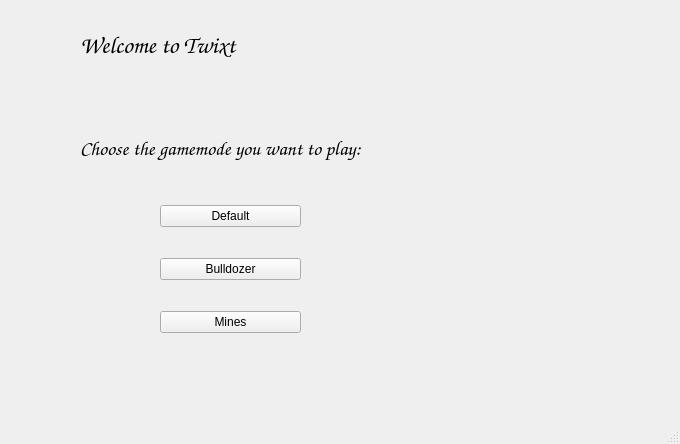
<?xml version="1.0" encoding="UTF-8"?>
<ui version="4.0">
 <class>MainWindow</class>
 <widget class="QMainWindow" name="MainWindow">
  <property name="geometry">
   <rect>
    <x>0</x>
    <y>0</y>
    <width>680</width>
    <height>444</height>
   </rect>
  </property>
  <property name="windowTitle">
   <string>MainWindow</string>
  </property>
  <widget class="QWidget" name="centralwidget">
   <widget class="QWidget" name="verticalLayoutWidget">
    <property name="geometry">
     <rect>
      <x>80</x>
      <y>30</y>
      <width>369</width>
      <height>131</height>
     </rect>
    </property>
    <layout class="QVBoxLayout" name="verticalLayout">
     <item>
      <widget class="QLabel" name="label">
       <property name="font">
        <font>
         <family>Comic Sans MS</family>
         <pointsize>18</pointsize>
        </font>
       </property>
       <property name="text">
        <string>Welcome to Twixt</string>
       </property>
      </widget>
     </item>
     <item>
      <spacer name="verticalSpacer">
       <property name="orientation">
        <enum>Qt::Vertical</enum>
       </property>
       <property name="sizeHint" stdset="0">
        <size>
         <width>20</width>
         <height>100</height>
        </size>
       </property>
      </spacer>
     </item>
     <item>
      <widget class="QLabel" name="label_2">
       <property name="font">
        <font>
         <family>Comic Sans MS</family>
         <pointsize>15</pointsize>
        </font>
       </property>
       <property name="text">
        <string>Choose the gamemode you want to play:</string>
       </property>
      </widget>
     </item>
    </layout>
   </widget>
   <widget class="QWidget" name="verticalLayoutWidget_2">
    <property name="geometry">
     <rect>
      <x>160</x>
      <y>180</y>
      <width>141</width>
      <height>181</height>
     </rect>
    </property>
    <layout class="QVBoxLayout" name="verticalLayout_2">
     <item>
      <widget class="QPushButton" name="pushButton">
       <property name="text">
        <string>Default</string>
       </property>
      </widget>
     </item>
     <item>
      <widget class="QPushButton" name="pushButton_3">
       <property name="text">
        <string>Bulldozer</string>
       </property>
      </widget>
     </item>
     <item>
      <widget class="QPushButton" name="pushButton_2">
       <property name="text">
        <string>Mines</string>
       </property>
      </widget>
     </item>
    </layout>
   </widget>
  </widget>
  <widget class="QMenuBar" name="menubar">
   <property name="geometry">
    <rect>
     <x>0</x>
     <y>0</y>
     <width>680</width>
     <height>21</height>
    </rect>
   </property>
  </widget>
  <widget class="QStatusBar" name="statusbar"/>
 </widget>
 <resources/>
 <connections>
  <connection>
   <sender>pushButton</sender>
   <signal>released()</signal>
   <receiver>MainWindow</receiver>
   <slot>slot1()</slot>
   <hints>
    <hint type="sourcelabel">
     <x>228</x>
     <y>239</y>
    </hint>
    <hint type="destinationlabel">
     <x>385</x>
     <y>236</y>
    </hint>
   </hints>
  </connection>
 </connections>
 <slots>
  <signal>signal1()</signal>
  <slot>slot1()</slot>
 </slots>
</ui>
